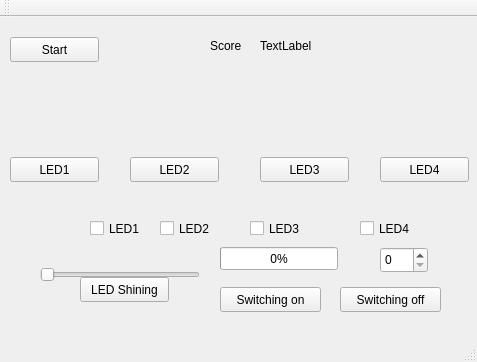
<?xml version="1.0" encoding="UTF-8"?>
<ui version="4.0">
 <class>MainWindow</class>
 <widget class="QMainWindow" name="MainWindow">
  <property name="geometry">
   <rect>
    <x>0</x>
    <y>0</y>
    <width>477</width>
    <height>362</height>
   </rect>
  </property>
  <property name="windowTitle">
   <string>MainWindow</string>
  </property>
  <widget class="QWidget" name="centralWidget">
   <widget class="QCheckBox" name="checkBox_3">
    <property name="geometry">
     <rect>
      <x>250</x>
      <y>200</y>
      <width>92</width>
      <height>23</height>
     </rect>
    </property>
    <property name="text">
     <string>LED3</string>
    </property>
    <property name="shortcut">
     <string>3</string>
    </property>
   </widget>
   <widget class="QCheckBox" name="checkBox_2">
    <property name="geometry">
     <rect>
      <x>160</x>
      <y>200</y>
      <width>92</width>
      <height>23</height>
     </rect>
    </property>
    <property name="text">
     <string>LED2</string>
    </property>
    <property name="shortcut">
     <string>2</string>
    </property>
   </widget>
   <widget class="QCheckBox" name="checkBox">
    <property name="geometry">
     <rect>
      <x>90</x>
      <y>200</y>
      <width>92</width>
      <height>23</height>
     </rect>
    </property>
    <property name="text">
     <string>LED1</string>
    </property>
    <property name="shortcut">
     <string>1</string>
    </property>
   </widget>
   <widget class="QCheckBox" name="checkBox_4">
    <property name="geometry">
     <rect>
      <x>360</x>
      <y>200</y>
      <width>92</width>
      <height>23</height>
     </rect>
    </property>
    <property name="text">
     <string>LED4</string>
    </property>
    <property name="shortcut">
     <string>4</string>
    </property>
   </widget>
   <widget class="QPushButton" name="pushButton_2">
    <property name="geometry">
     <rect>
      <x>220</x>
      <y>270</y>
      <width>101</width>
      <height>25</height>
     </rect>
    </property>
    <property name="text">
     <string>Switching on</string>
    </property>
    <property name="shortcut">
     <string>A</string>
    </property>
   </widget>
   <widget class="QLabel" name="labelon_2">
    <property name="geometry">
     <rect>
      <x>170</x>
      <y>90</y>
      <width>31</width>
      <height>31</height>
     </rect>
    </property>
    <property name="text">
     <string/>
    </property>
    <property name="pixmap">
     <pixmap>../Documents/Downloads/open.png</pixmap>
    </property>
   </widget>
   <widget class="QLabel" name="labelon_3">
    <property name="geometry">
     <rect>
      <x>290</x>
      <y>90</y>
      <width>31</width>
      <height>31</height>
     </rect>
    </property>
    <property name="text">
     <string/>
    </property>
    <property name="pixmap">
     <pixmap>../Documents/Downloads/open.png</pixmap>
    </property>
   </widget>
   <widget class="QLabel" name="labelon">
    <property name="geometry">
     <rect>
      <x>40</x>
      <y>90</y>
      <width>31</width>
      <height>31</height>
     </rect>
    </property>
    <property name="text">
     <string/>
    </property>
    <property name="pixmap">
     <pixmap>../Documents/Downloads/open.png</pixmap>
    </property>
   </widget>
   <widget class="QLabel" name="labelon_4">
    <property name="geometry">
     <rect>
      <x>410</x>
      <y>90</y>
      <width>31</width>
      <height>31</height>
     </rect>
    </property>
    <property name="text">
     <string/>
    </property>
    <property name="pixmap">
     <pixmap>../Documents/Downloads/open.png</pixmap>
    </property>
   </widget>
   <widget class="QSlider" name="horizontalSlider">
    <property name="geometry">
     <rect>
      <x>40</x>
      <y>250</y>
      <width>160</width>
      <height>16</height>
     </rect>
    </property>
    <property name="orientation">
     <enum>Qt::Horizontal</enum>
    </property>
   </widget>
   <widget class="QSpinBox" name="spinBox">
    <property name="geometry">
     <rect>
      <x>380</x>
      <y>230</y>
      <width>48</width>
      <height>26</height>
     </rect>
    </property>
    <property name="buttonSymbols">
     <enum>QAbstractSpinBox::UpDownArrows</enum>
    </property>
   </widget>
   <widget class="QProgressBar" name="progressBar">
    <property name="geometry">
     <rect>
      <x>220</x>
      <y>230</y>
      <width>118</width>
      <height>23</height>
     </rect>
    </property>
    <property name="value">
     <number>0</number>
    </property>
   </widget>
   <widget class="QPushButton" name="pushButton">
    <property name="geometry">
     <rect>
      <x>80</x>
      <y>260</y>
      <width>89</width>
      <height>25</height>
     </rect>
    </property>
    <property name="text">
     <string>LED Shining</string>
    </property>
    <property name="shortcut">
     <string>Space</string>
    </property>
   </widget>
   <widget class="QPushButton" name="pushButton_3">
    <property name="geometry">
     <rect>
      <x>340</x>
      <y>270</y>
      <width>101</width>
      <height>25</height>
     </rect>
    </property>
    <property name="text">
     <string>Switching off</string>
    </property>
    <property name="shortcut">
     <string>S</string>
    </property>
   </widget>
   <widget class="QPushButton" name="pushButton_4">
    <property name="geometry">
     <rect>
      <x>10</x>
      <y>140</y>
      <width>89</width>
      <height>25</height>
     </rect>
    </property>
    <property name="text">
     <string>LED1</string>
    </property>
   </widget>
   <widget class="QPushButton" name="pushButton_5">
    <property name="geometry">
     <rect>
      <x>130</x>
      <y>140</y>
      <width>89</width>
      <height>25</height>
     </rect>
    </property>
    <property name="text">
     <string>LED2</string>
    </property>
   </widget>
   <widget class="QPushButton" name="pushButton_6">
    <property name="geometry">
     <rect>
      <x>260</x>
      <y>140</y>
      <width>89</width>
      <height>25</height>
     </rect>
    </property>
    <property name="text">
     <string>LED3</string>
    </property>
   </widget>
   <widget class="QPushButton" name="pushButton_7">
    <property name="geometry">
     <rect>
      <x>380</x>
      <y>140</y>
      <width>89</width>
      <height>25</height>
     </rect>
    </property>
    <property name="text">
     <string>LED4</string>
    </property>
   </widget>
   <widget class="QPushButton" name="pushButton_8">
    <property name="geometry">
     <rect>
      <x>10</x>
      <y>20</y>
      <width>89</width>
      <height>25</height>
     </rect>
    </property>
    <property name="text">
     <string>Start</string>
    </property>
   </widget>
   <widget class="QLabel" name="label">
    <property name="geometry">
     <rect>
      <x>210</x>
      <y>20</y>
      <width>41</width>
      <height>17</height>
     </rect>
    </property>
    <property name="text">
     <string>Score</string>
    </property>
   </widget>
   <widget class="QLabel" name="label_2">
    <property name="geometry">
     <rect>
      <x>260</x>
      <y>20</y>
      <width>67</width>
      <height>17</height>
     </rect>
    </property>
    <property name="text">
     <string>TextLabel</string>
    </property>
   </widget>
  </widget>
  <widget class="QMenuBar" name="menuBar">
   <property name="geometry">
    <rect>
     <x>0</x>
     <y>0</y>
     <width>477</width>
     <height>22</height>
    </rect>
   </property>
  </widget>
  <widget class="QToolBar" name="mainToolBar">
   <attribute name="toolBarArea">
    <enum>TopToolBarArea</enum>
   </attribute>
   <attribute name="toolBarBreak">
    <bool>false</bool>
   </attribute>
  </widget>
  <widget class="QStatusBar" name="statusBar"/>
 </widget>
 <layoutdefault spacing="6" margin="11"/>
 <resources/>
 <connections>
  <connection>
   <sender>horizontalSlider</sender>
   <signal>valueChanged(int)</signal>
   <receiver>progressBar</receiver>
   <slot>setValue(int)</slot>
   <hints>
    <hint type="sourcelabel">
     <x>338</x>
     <y>103</y>
    </hint>
    <hint type="destinationlabel">
     <x>311</x>
     <y>149</y>
    </hint>
   </hints>
  </connection>
  <connection>
   <sender>horizontalSlider</sender>
   <signal>valueChanged(int)</signal>
   <receiver>spinBox</receiver>
   <slot>setValue(int)</slot>
   <hints>
    <hint type="sourcelabel">
     <x>379</x>
     <y>101</y>
    </hint>
    <hint type="destinationlabel">
     <x>431</x>
     <y>152</y>
    </hint>
   </hints>
  </connection>
  <connection>
   <sender>spinBox</sender>
   <signal>valueChanged(int)</signal>
   <receiver>horizontalSlider</receiver>
   <slot>setValue(int)</slot>
   <hints>
    <hint type="sourcelabel">
     <x>438</x>
     <y>140</y>
    </hint>
    <hint type="destinationlabel">
     <x>421</x>
     <y>98</y>
    </hint>
   </hints>
  </connection>
  <connection>
   <sender>spinBox</sender>
   <signal>valueChanged(int)</signal>
   <receiver>progressBar</receiver>
   <slot>setValue(int)</slot>
   <hints>
    <hint type="sourcelabel">
     <x>434</x>
     <y>161</y>
    </hint>
    <hint type="destinationlabel">
     <x>356</x>
     <y>150</y>
    </hint>
   </hints>
  </connection>
 </connections>
</ui>
